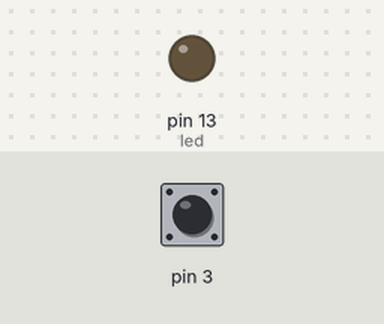
A sketch run on a simulated Arduino Uno, built with avr-gcc and run on an emulated ATmega328P. Parts: output pins drawn as LEDs (lit = HIGH). Inputs (shaded band) come from the test bench; at power-on: pin 3 HIGH.

Above: at 1.2 s.
1.3 s: pin 3 pulled LOW for 0.15 s
At 2.3 s:
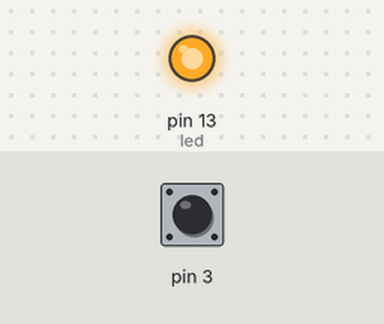
4.4 s: pin 3 pulled LOW for 1 s
At 5.8 s:
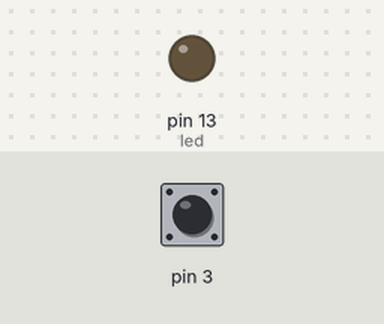
6.9 s: pin 3 pulled LOW for 3.2 s
At 7.7 s:
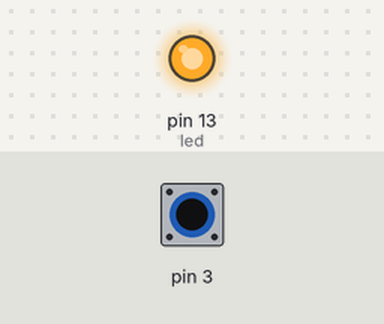
Timing chart, 0 to 9.9 s (numbered marks = the images above; inputs shaded):
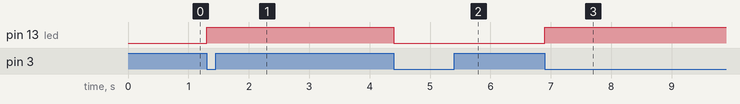

The sketch:

pulse_counting.ino
```cpp
#include <Servo.h>

//Number of pulses, used to measure energy.
unsigned long nPulses = 0;
int led = 13;


//Used to measure power.
unsigned long currentTime,previousTime = 0;
unsigned long oldPulses = 0;

//power and energy
double power;


String inputString = "";         // a string to hold incoming data
boolean stringComplete = false;  // whether the string is complete
boolean firstRead = true;

void setup()
{
Serial.begin(9600);
inputString.reserve(100);
pinMode(led, OUTPUT);
// Make pin 3 an input with it's pull-up resistor activated.
pinMode(3, INPUT);
digitalWrite(3, HIGH);

// Wh interrupt attached to IRQ 1 = pin3
attachInterrupt(1, onPulse, FALLING);
}


void loop()
{
if (stringComplete) {
  //used to measure time between measurements
  //Serial.println(inputString);
  if (inputString.startsWith("set"))
  {
    nPulses = inputString.substring(4).toInt();
  }
  else
  {
    Serial.print(firstRead,DEC);
    Serial.print(" ");
    Serial.print(power,DEC);
    Serial.print(" ");
    Serial.println(nPulses,DEC);
  }
  firstRead = false;
  stringComplete = false;
  inputString="";
  Serial.flush();
  }

}

// The interrupt
void onPulse()
{
//pulseCounter
nPulses++;
previousTime = currentTime;
currentTime = micros();


//Calculate power (W)
power = ( ( 3600000000.0 * ( nPulses - oldPulses ) ) / ( currentTime - previousTime ) );

oldPulses = nPulses;

digitalWrite(led, !digitalRead(led));

}
/*
  SerialEvent occurs whenever a new data comes in the
 hardware serial RX.  This routine is run between each
 time loop() runs, so using delay inside loop can delay
 response.  Multiple bytes of data may be available.
 */
void serialEvent() {
  while (Serial.available()) {
    // get the new byte:
    char inChar = (char)Serial.read();
    // add it to the inputString:
    inputString += inChar;
    // if the incoming character is a newline, set a flag
    // so the main loop can do something about it:
    if (inChar == '\n') {
      stringComplete = true;
    }
  }
}
```

Measured:
- after the input at 1.3 s, pin 13 (led): LOW → HIGH at once
- after the input at 4.4 s, pin 13 (led): HIGH → LOW at once
- after the input at 6.9 s, pin 13 (led): LOW → HIGH at once
